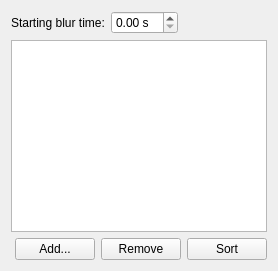
        <widget class="QWidget" name="blurNumericPage"><layout class="QVBoxLayout" name="blurNumericPageLayout">
         <item><layout class="QFormLayout" name="blurValuesLayout"><property name="fieldGrowthPolicy"><enum>QFormLayout::FieldsStayAtSizeHint</enum></property><item row="0" column="0"><widget class="QLabel" name="blurStartLabel"><property name="text"><string>Starting blur time:</string></property><property name="sizePolicy"><sizepolicy hsizetype="Maximum" vsizetype="Preferred"><horstretch>0</horstretch><verstretch>0</verstretch></sizepolicy></property></widget></item><item row="0" column="1"><widget class="QDoubleSpinBox" name="blurStartSpin"><property name="maximumSize"><size><width>210</width><height>16777215</height></size></property><property name="suffix"><string> s</string></property></widget></item></layout></item>
         <item><widget class="QTableWidget" name="blurKeysTable"><property name="minimumSize"><size><width>0</width><height>160</height></size></property><property name="maximumSize"><size><width>16777215</width><height>200</height></size></property></widget></item>
         <item><layout class="QHBoxLayout" name="blurButtonsLayout"><item><spacer name="blurButtonSpacer"><property name="orientation"><enum>Qt::Horizontal</enum></property><property name="sizeHint" stdset="0"><size><width>0</width><height>0</height></size></property></spacer></item><item><widget class="QPushButton" name="blurAddButton"><property name="text"><string>Add...</string></property><property name="sizePolicy"><sizepolicy hsizetype="Maximum" vsizetype="Preferred"><horstretch>0</horstretch><verstretch>0</verstretch></sizepolicy></property></widget></item><item><widget class="QPushButton" name="blurRemoveButton"><property name="text"><string>Remove</string></property><property name="sizePolicy"><sizepolicy hsizetype="Maximum" vsizetype="Preferred"><horstretch>0</horstretch><verstretch>0</verstretch></sizepolicy></property></widget></item><item><widget class="QPushButton" name="blurSortButton"><property name="text"><string>Sort</string></property><property name="sizePolicy"><sizepolicy hsizetype="Maximum" vsizetype="Preferred"><horstretch>0</horstretch><verstretch>0</verstretch></sizepolicy></property></widget></item></layout></item>
        </layout></widget>
